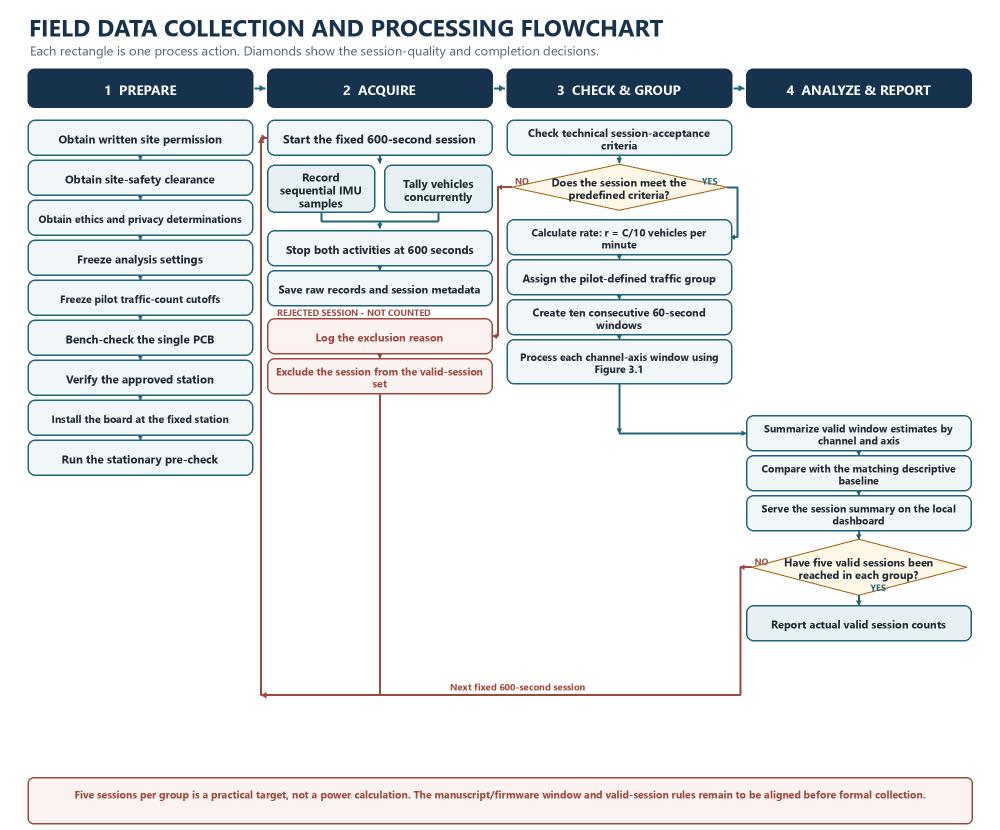
#> input picture MD Files/figures_v4/figure_3_3_field_workflow_color_restored.png, 2000 x 1660 px (shown at 1/2 size)
$ python generate_review_figures.py
#> lines starting #> are read from the running program, lines starting #| are printed output that depends on the picture; after the words box and inside, x2 and y2 are one past the last pixel; in counts of white or black regions, pixels touching at a corner belong together
from pathlib import Path
from PIL import Image

# Legacy combined renderer retained for provenance. Its field-workflow outputs
# are intentionally suffixed `_legacy`; use generate_field_workflow_bw.py for
# the active Figure 3.5 SVG/PNG pair.
ROOT = Path(__file__).resolve().parent
SRC = ROOT / "figure_3_3_field_workflow_color_restored.png"
BW = ROOT / "figure_3_3_field_workflow_bw_legacy.png"
FLOW_SVG = ROOT / "figure_3_4_firmware_flow_bw.svg"
FIELD_SVG = ROOT / "figure_3_5_field_workflow_bw_legacy.svg"

# Preserve the field-workflow content/layout while converting it to high-contrast
# black and white. Original colored source stays available for provenance.
im = Image.open(SRC).convert("RGB")
#> im is the input picture: PIL image 2000x1660 RGB; mean R, G, B 230.2, 232.3, 234
pixels = im.load()
for y in range(im.height):
    for x in range(im.width):
        r, g, b = pixels[x, y]
        luminance = (299 * r + 587 * g + 114 * b) // 1000
        value = 0 if luminance < 218 else 255
        pixels[x, y] = (value, value, value)
im.save(BW, optimize=True)
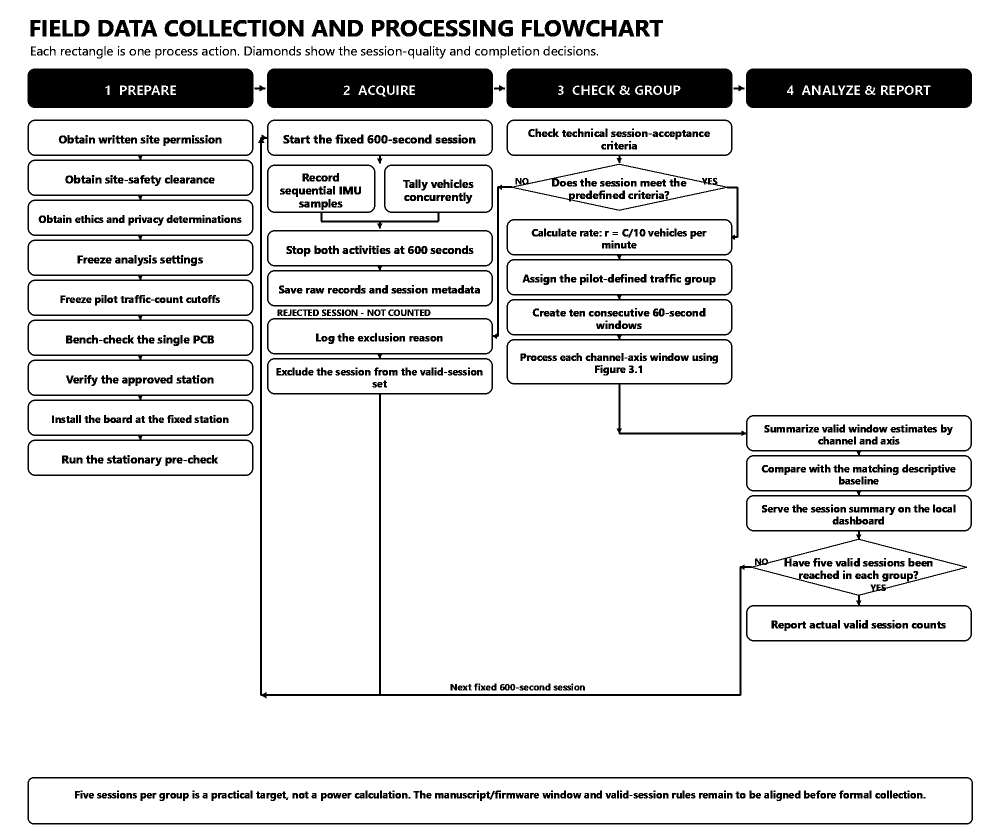
#> saved as figure_3_3_field_workflow_bw_legacy.png: PIL image 2000x1660 RGB (shown at 1/2 size); 88.9% white; 1132 black regions (114 under 20 px), largest, box (x1, y1, x2, y2) and area: (516, 239, 1944, 1397) 54616, (534, 137, 986, 216) 34302, (55, 137, 507, 216) 34253

W, H = 1800, 2100
parts = [f'''<svg xmlns="http://www.w3.org/2000/svg" width="{W}" height="{H}" viewBox="0 0 {W} {H}">
<defs>
  <marker id="arrow" viewBox="0 0 12 12" refX="10" refY="6" markerWidth="15" markerHeight="15" orient="auto">
    <path d="M 1 1 L 11 6 L 1 11 z" fill="#000"/>
  </marker>
  <style>
    text {{ font-family: Arial, Helvetica, sans-serif; fill: #000; }}
    .panel {{ fill: #fff; stroke: #000; stroke-width: 3; }}
    .bar {{ fill: #000; stroke: #000; stroke-width: 2; }}
    .barText {{ fill: #fff; font-size: 30px; font-weight: 700; letter-spacing: .5px; }}
    .box, .diamond, .term {{ fill: #fff; stroke: #000; stroke-width: 3; }}
    .label {{ font-size: 25px; text-anchor: middle; dominant-baseline: middle; }}
    .labelSmall {{ font-size: 22px; text-anchor: middle; dominant-baseline: middle; }}
    .branch {{ font-size: 22px; font-weight: 700; text-anchor: middle; dominant-baseline: middle; }}
    .arrow {{ fill: none; stroke: #000; stroke-width: 3.5; stroke-linecap: square; stroke-linejoin: round; marker-end: url(#arrow); }}
    .connector {{ fill: #fff; stroke: #000; stroke-width: 3; }}
    .connectorText {{ font-size: 25px; font-weight: 700; text-anchor: middle; dominant-baseline: middle; }}
    .note {{ font-size: 21px; text-anchor: middle; dominant-baseline: middle; }}
  </style>
</defs>
<rect width="1800" height="2100" fill="#fff"/>
<text x="900" y="48" text-anchor="middle" font-size="34px" font-weight="700">CURRENT FIRMWARE FLOW</text>
''']

def text_lines(cx, cy, lines, cls="label", gap=30):
    first = cy - (len(lines) - 1) * gap / 2
    out = [f'<text class="{cls}" x="{cx}" y="{first}">']
    for i, line in enumerate(lines):
        out.append(f'<tspan x="{cx}" dy="{0 if i == 0 else gap}">{line}</tspan>')
    out.append("</text>")
    return "".join(out)

def box(x, y, w, h, lines, cls="box", font="label", gap=30, radius=4):
    return (f'<rect class="{cls}" x="{x}" y="{y}" width="{w}" height="{h}" rx="{radius}"/>'
            + text_lines(x + w / 2, y + h / 2, lines, font, gap))

def diamond(cx, cy, w, h, lines, gap=29):
    pts = f"{cx},{cy-h/2} {cx+w/2},{cy} {cx},{cy+h/2} {cx-w/2},{cy}"
    return f'<polygon class="diamond" points="{pts}"/>' + text_lines(cx, cy, lines, "labelSmall", gap)

def terminator(x, y, w, h, lines):
    return box(x, y, w, h, lines, "term", "label", 30, h / 2)

def arrow(d):
    return f'<path class="arrow" d="{d}"/>'

def connector(cx, cy, letter, r=24):
    return (f'<circle class="connector" cx="{cx}" cy="{cy}" r="{r}"/>'
            f'<text class="connectorText" x="{cx}" y="{cy}">{letter}</text>')

parts += [
 '<rect class="panel" x="35" y="90" width="850" height="1970" rx="10"/>',
 '<rect class="bar" x="35" y="90" width="850" height="68" rx="8"/>',
 '<text class="barText" x="460" y="124" text-anchor="middle" dominant-baseline="middle">SESSION CONTROL &amp; ACQUISITION</text>',
 '<rect class="panel" x="915" y="90" width="850" height="1970" rx="10"/>',
 '<rect class="bar" x="915" y="90" width="850" height="68" rx="8"/>',
 '<text class="barText" x="1340" y="124" text-anchor="middle" dominant-baseline="middle">WINDOW ANALYSIS &amp; FINALIZATION</text>',
]

# Arrows are drawn first so arrowheads are visible and do not cover node text.
parts += [
 # Session start and acquisition
 arrow("M 460 260 V 285"), arrow("M 460 375 V 402"),
 arrow("M 320 450 H 275"), arrow("M 460 515 V 585"),
 arrow("M 460 670 V 695"), arrow("M 460 795 V 820"),
 arrow("M 320 890 H 280"), arrow("M 460 960 V 1015"),
 arrow("M 600 1085 H 824"), arrow("M 460 1155 V 1190"),
 arrow("M 460 1285 V 1315"), arrow("M 600 1385 H 824"),
 arrow("M 460 1455 V 1505"),
 # A means return to the next capture cycle.
 arrow("M 826 745 H 782"),
 # Incomplete path to queued-window analysis.
 arrow("M 165 940 V 1015 H 93 V 1050"),
 # Normal completion handoff.
 arrow("M 460 1595 V 1626"),
 # B continues in the right panel; C loops to the next window-axis record.
 arrow("M 985 250 H 1035"), arrow("M 1695 250 H 1660"),
 arrow("M 1340 290 V 330"), arrow("M 1200 400 H 1145"),
 arrow("M 1340 470 V 510"), arrow("M 1340 580 V 605"),
 arrow("M 1340 675 V 700"), arrow("M 1340 770 V 795"),
 arrow("M 1340 865 V 900"), arrow("M 1340 975 V 1015"),
 arrow("M 1035 455 V 937 H 1080"),
 arrow("M 1480 1085 H 1696"), arrow("M 1340 1155 V 1190"),
 arrow("M 1340 1265 V 1295"), arrow("M 1200 1365 H 1105"),
 arrow("M 1480 1365 H 1560"),
 # Both median outcomes feed the same persistence step.
 arrow("M 1015 1410 V 1460 H 1215 V 1490"),
 arrow("M 1650 1410 V 1460 H 1465 V 1490"),
 arrow("M 1340 1565 V 1590"), arrow("M 1340 1665 V 1690"),
 arrow("M 1200 1755 H 1105"), arrow("M 1480 1755 H 1560"),
 arrow("M 1015 1800 V 1845 H 1215 V 1875"),
 arrow("M 1650 1800 V 1845 H 1465 V 1875"),
 arrow("M 1340 1950 V 1975"),
]

# Left panel: session control and data capture.
parts += [
 terminator(270,190,380,70,["Session request"]),
 box(115,285,690,90,["Check precheck, sensors, PSRAM/storage, mode, station,",
                      "orientation, and frozen formal settings"],"box","labelSmall",29),
 diamond(460,450,280,130,["All start checks","pass?"]),
 box(50,420,225,100,["Reject start;","report reason"],"box","labelSmall",28),
 box(195,585,530,85,["Arm session with a 5-second countdown"],"box","labelSmall",28),
 box(140,695,640,100,["Capture the fixed 600-second session:",
                       "read and timestamp sequential channel X/Y/Z samples"],"box","labelSmall",29),
 diamond(460,890,280,140,["Sensors ready and","buffer capacity available?"]),
 box(50,840,230,100,["Stop capture;","mark record incomplete"],"box","labelSmall",28),
 diamond(460,1085,280,140,["Has the next","60-second boundary passed?"]),
 box(95,1190,730,95,["Seal and queue the completed window after",
                      "all three sensors reach its boundary"],"box","labelSmall",29),
 diamond(460,1385,280,140,["Are 10 windows","(600 seconds) complete?"]),
 box(175,1505,570,90,["Stop capture and wait for queued window jobs"],"box","labelSmall",28),
 connector(850,745,"A",24), connector(850,1085,"A",24), connector(850,1385,"A",24),
 connector(93,1074,"B",24), connector(460,1650,"B",24),
 text_lines(460,1715,["A: continue the capture cycle","B: proceed to queued-window analysis"],"note",30),
]

# Right panel: one process box per firmware action.
parts += [
 connector(960,250,"B",24), connector(1720,250,"C",24), connector(1720,1070,"C",24),
 box(1035,210,625,80,["Select the next queued window, sensor, and axis"],"box","labelSmall",28),
 diamond(1340,400,280,140,["Do timing, coverage,","and signal-quality checks pass?"]),
 box(925,350,220,105,["Skip spectral steps;","mark peak invalid"],"box","labelSmall",25),
 box(1080,510,520,70,["Remove the window mean"],"box","labelSmall",27),
 box(1080,605,520,70,["Apply the symmetric Hann window"],"box","labelSmall",27),
 box(1080,700,520,70,["Compute the N-point DFT using Bluestein"],"box","labelSmall",27),
 box(1080,795,520,70,["Select the largest positive in-band bin"],"box","labelSmall",27),
 box(1080,900,520,75,["Store window result and QC flags"],"box","labelSmall",27),
 diamond(1340,1085,280,140,["More queued","records?"]),
 box(1080,1190,520,75,["Count valid peaks for each channel-axis"],"box","labelSmall",27),
 diamond(1340,1365,280,140,["At least 10 valid peaks","for this channel-axis?"]),
 box(925,1320,180,90,["Retain QC;","no median"],"box","labelSmall",25),
 box(1560,1320,180,90,["Calculate","per-axis median"],"box","labelSmall",25),
 box(1040,1490,600,75,["Save raw records, windows CSV, and session summary"],"box","labelSmall",27),
 box(1040,1590,600,75,["Await the operator’s concurrent vehicle tally"],"box","labelSmall",27),
 diamond(1340,1755,280,130,["Are local count cutoffs","frozen?"]),
 box(925,1710,180,90,["Assign","UNCLASSIFIED"],"box","labelSmall",26),
 box(1560,1710,180,90,["Assign frozen","local group"],"box","labelSmall",26),
 box(1040,1875,600,75,["Save the finalized session summary"],"box","labelSmall",27),
 terminator(1240,1975,200,50,["End"]),
]

# Branch labels are placed outside diamonds and connector routes.
parts += [
 '<text class="branch" x="298" y="430">NO</text>',
 '<text class="branch" x="500" y="555">YES</text>',
 '<text class="branch" x="298" y="875">NO</text>',
 '<text class="branch" x="500" y="978">YES</text>',
 '<text class="branch" x="710" y="1062">NO</text>',
 '<text class="branch" x="500" y="1176">YES</text>',
 '<text class="branch" x="710" y="1362">NO</text>',
 '<text class="branch" x="500" y="1477">YES</text>',
 '<text class="branch" x="1172" y="372">NO</text>',
 '<text class="branch" x="1395" y="492">YES</text>',
 '<text class="branch" x="1585" y="1062">YES</text>',
 '<text class="branch" x="1395" y="1172">NO</text>',
 '<text class="branch" x="1150" y="1340">NO</text>',
 '<text class="branch" x="1520" y="1340">YES</text>',
 '<text class="branch" x="1150" y="1730">NO</text>',
 '<text class="branch" x="1520" y="1730">YES</text>',
]
parts.append("</svg>")
FLOW_SVG.write_text("".join(parts), encoding="utf-8")

# A separate monochrome field workflow uses one process per rectangle and
# conventional decision/connector shapes. It preserves the source workflow's
# approval, acquisition, acceptance, classification, and reporting steps.
FW, FH = 1800, 1710
field = [f'''<svg xmlns="http://www.w3.org/2000/svg" width="{FW}" height="{FH}" viewBox="0 0 {FW} {FH}">
<defs><marker id="fArrow" viewBox="0 0 12 12" refX="10" refY="6" markerWidth="15" markerHeight="15" orient="auto">
<path d="M 1 1 L 11 6 L 1 11 z" fill="#000"/></marker></defs>
<style>
text {{ font-family: Arial, Helvetica, sans-serif; fill:#000; }}
.panel {{ fill:#fff; stroke:#000; stroke-width:3; }}
.bar {{ fill:#000; stroke:#000; stroke-width:2; }}
.barText {{ fill:#fff; font-size:29px; font-weight:700; letter-spacing:.4px; }}
.box,.diamond,.term {{ fill:#fff; stroke:#000; stroke-width:3; }}
.labelSmall {{ font-size:25px; text-anchor:middle; dominant-baseline:middle; }}
.branch {{ font-size:22px; font-weight:700; text-anchor:middle; dominant-baseline:middle; }}
.note {{ font-size:24px; text-anchor:middle; dominant-baseline:middle; }}
.arrow {{ fill:none; stroke:#000; stroke-width:3.5; stroke-linecap:square; stroke-linejoin:round; marker-end:url(#fArrow); }}
.line {{ fill:none; stroke:#000; stroke-width:3.5; stroke-linecap:square; stroke-linejoin:round; }}
.connector {{ fill:#fff; stroke:#000; stroke-width:3; }}
.connectorText {{ font-size:25px; font-weight:700; text-anchor:middle; dominant-baseline:middle; }}
</style>
<rect width="1800" height="1710" fill="#fff"/>
<text x="900" y="46" text-anchor="middle" font-size="34px" font-weight="700">FIELD DATA COLLECTION &amp; EVALUATION</text>
''']

field += [
 '<rect class="panel" x="35" y="90" width="850" height="1430" rx="10"/>',
 '<rect class="bar" x="35" y="90" width="850" height="68" rx="8"/>',
 '<text class="barText" x="460" y="124" text-anchor="middle" dominant-baseline="middle">PREPARE &amp; ACQUIRE</text>',
 '<rect class="panel" x="915" y="90" width="850" height="1430" rx="10"/>',
 '<rect class="bar" x="915" y="90" width="850" height="68" rx="8"/>',
 '<text class="barText" x="1340" y="124" text-anchor="middle" dominant-baseline="middle">ACCEPT, CLASSIFY &amp; ANALYZE</text>',
]

# Prepare and acquire: explicit sequential steps, then concurrent sampling/counting.
for i in range(9):
    y = 180 + i * 65
    if i:
        field.append(f'<path class="arrow" d="M 460 {y-20} V {y}"/>')
field += [
 '<path class="arrow" d="M 460 746 V 800"/>',
 '<path class="arrow" d="M 460 870 V 915 H 270 V 945"/>',
 '<path class="arrow" d="M 460 870 V 915 H 650 V 945"/>',
 '<path class="line" d="M 270 1030 V 1072 H 460"/>',
 '<path class="arrow" d="M 650 1030 V 1072 H 460 V 1110"/>',
 '<path class="arrow" d="M 460 1180 V 1230"/>',
 '<path class="arrow" d="M 460 1300 V 1326"/>',
 '<path class="arrow" d="M 816 835 H 790"/>',
 # B continues to the acceptance check in the right panel.
 '<path class="arrow" d="M 1340 209 V 225"/>',
 # Technical rejection and the next-session connector.
 '<path class="arrow" d="M 1195 290 H 1120"/>',
 '<path class="arrow" d="M 1025 330 V 375"/>',
 '<path class="arrow" d="M 1025 455 V 476"/>',
 # Accepted session path.
 '<path class="arrow" d="M 1340 355 V 390"/>',
 '<path class="arrow" d="M 1340 460 V 545"/>',
 '<path class="arrow" d="M 1195 605 H 1120"/>',
 '<path class="arrow" d="M 1485 605 H 1550"/>',
 '<path class="arrow" d="M 1025 645 V 690 H 1245 V 725"/>',
 '<path class="arrow" d="M 1645 645 V 690 H 1425 V 725"/>',
 '<path class="arrow" d="M 1340 800 V 830"/>',
 '<path class="arrow" d="M 1340 905 V 940"/>',
 '<path class="arrow" d="M 1340 1015 V 1050"/>',
 '<path class="arrow" d="M 1340 1125 V 1160"/>',
 '<path class="arrow" d="M 1340 1235 V 1260"/>',
 '<path class="arrow" d="M 1195 1320 H 984"/>',
 '<path class="arrow" d="M 1340 1380 V 1420"/>',
]

prep = [
 "Obtain written site permission",
 "Obtain ethics and privacy determination",
 "Obtain site-safety clearance",
 "Freeze analysis settings",
 "Freeze pilot traffic-count cutoffs",
 "Bench-check the single PCB",
 "Verify the approved station and orientation",
 "Install the board at the fixed station",
 "Run the stationary precheck",
]
for i, label in enumerate(prep):
    field.append(box(110,180+i*65,700,46,[label],"box","labelSmall",28))

field += [
 box(150,800,620,70,["Start the fixed 600-second session"],"box","labelSmall",28),
 connector(840,835,"A",24),
 box(110,945,320,85,["Record sequential IMU","samples"],"box","labelSmall",28),
 box(490,945,320,85,["Tally vehicles","concurrently"],"box","labelSmall",28),
 box(150,1110,620,70,["Stop both activities at 600 seconds"],"box","labelSmall",28),
 box(150,1230,620,70,["Save raw records and session metadata"],"box","labelSmall",28),
 connector(460,1350,"B",24),
 connector(960,220,"B",24),
 diamond(1340,270,290,130,["Does the session meet","technical criteria?"]),
 box(930,230,190,80,["Log exclusion","reason"],"box","labelSmall",27),
 box(930,350,190,80,["Exclude from the","valid-session set"],"box","labelSmall",27),
 connector(960,500,"A",24),
 box(1160,375,360,70,["Calculate rate: r = C/10 vehicles/min"],"box","labelSmall",27),
 diamond(1340,550,290,120,["Are local count cutoffs","frozen?"]),
 box(930,510,190,80,["Assign","UNCLASSIFIED"],"box","labelSmall",27),
 box(1550,510,190,80,["Assign pilot-defined","local group"],"box","labelSmall",27),
 box(1160,675,360,75,["Create ten consecutive 60-second windows"],"box","labelSmall",27),
 box(1160,785,360,75,["Process channel-axis windows using","the firmware flowchart (Figure 3.4)"],"box","labelSmall",27),
 box(1160,895,360,75,["Summarize valid estimates by","channel and axis"],"box","labelSmall",27),
 box(1160,1005,360,75,["Compare with the matching","descriptive baseline"],"box","labelSmall",27),
 box(1160,1115,360,75,["Serve the session summary on","the local dashboard"],"box","labelSmall",27),
 diamond(1340,1280,290,120,["Five valid sessions reached","in each group?"]),
 box(1160,1375,360,70,["Report actual valid-session counts"],"box","labelSmall",27),
 connector(960,1280,"A",24),
 '<text class="branch" x="1158" y="248">NO</text>',
 '<text class="branch" x="1378" y="358">YES</text>',
 '<text class="branch" x="1155" y="530">NO</text>',
 '<text class="branch" x="1508" y="530">YES</text>',
 '<text class="branch" x="1088" y="1256">NO</text>',
 '<text class="branch" x="1378" y="1357">YES</text>',
 '<rect class="box" x="35" y="1490" width="1730" height="90" rx="5"/>',
 '<text class="note" x="900" y="1522"><tspan x="900" dy="0">Five sessions per group is a practical target, not a power calculation.</tspan>',
 '<tspan x="900" dy="31">Align the manuscript and firmware window-validity rules before formal collection.</tspan></text>',
 '</svg>',
]
FIELD_SVG.write_text("".join(field), encoding="utf-8")
print(f"Created {BW.name} ({Image.open(BW).size}), {FLOW_SVG.name}, and {FIELD_SVG.name}; use generate_field_workflow_bw.py for active Figure 3.5")

$ run again, with MD Files/verification/v5_page7_list_review.png copied over MD Files/figures_v4/figure_3_3_field_workflow_color_restored.png
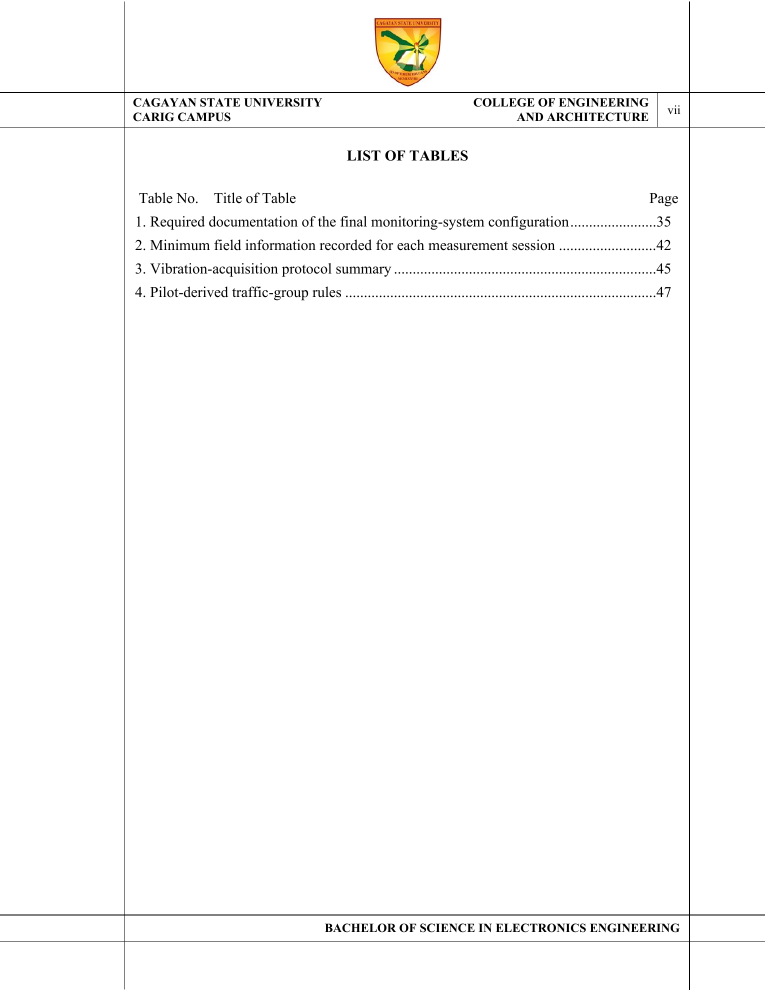
#> input picture MD Files/verification/v5_page7_list_review.png, 1530 x 1980 px (shown at 1/2 size)
#> im is the input picture: PIL image 1530x1980 RGB; mean R, G, B 251, 250.7, 250.2
#> `im.save(BW, optimize=True)`:
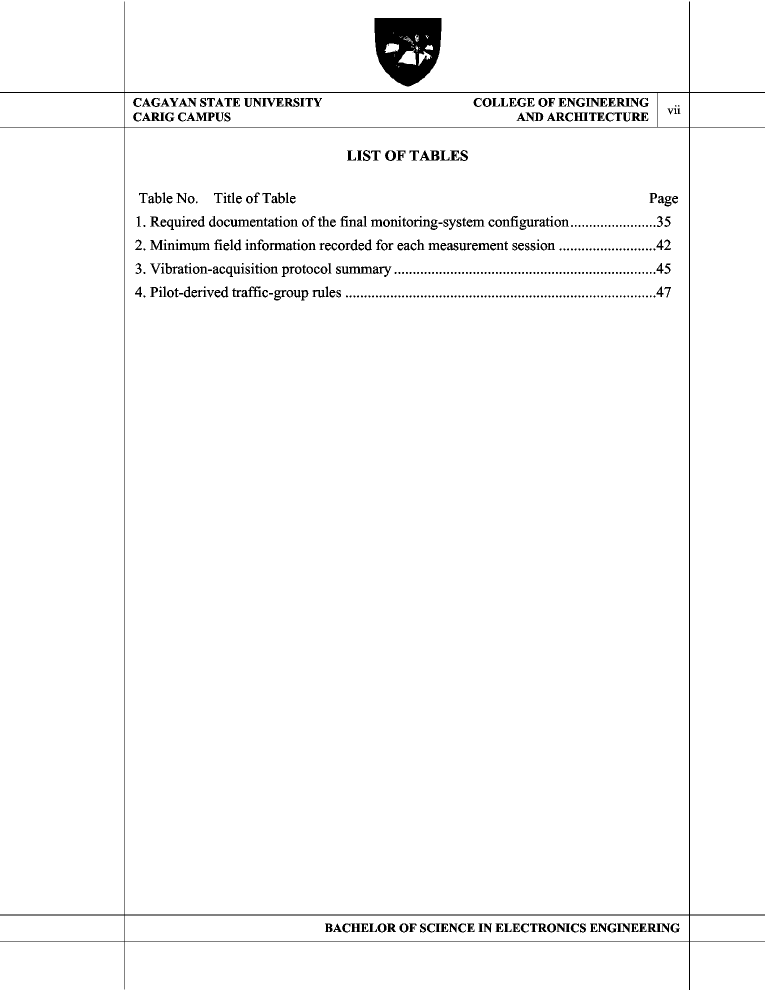
#> saved as figure_3_3_field_workflow_bw_legacy.png: PIL image 1530x1980 RGB (shown at 1/2 size); 97.7% white; 535 black regions (229 under 20 px), largest, box (x1, y1, x2, y2) and area: (0, 3, 1530, 1980) 15160, (749, 36, 883, 173) 13288, (683, 533, 745, 548) 451
